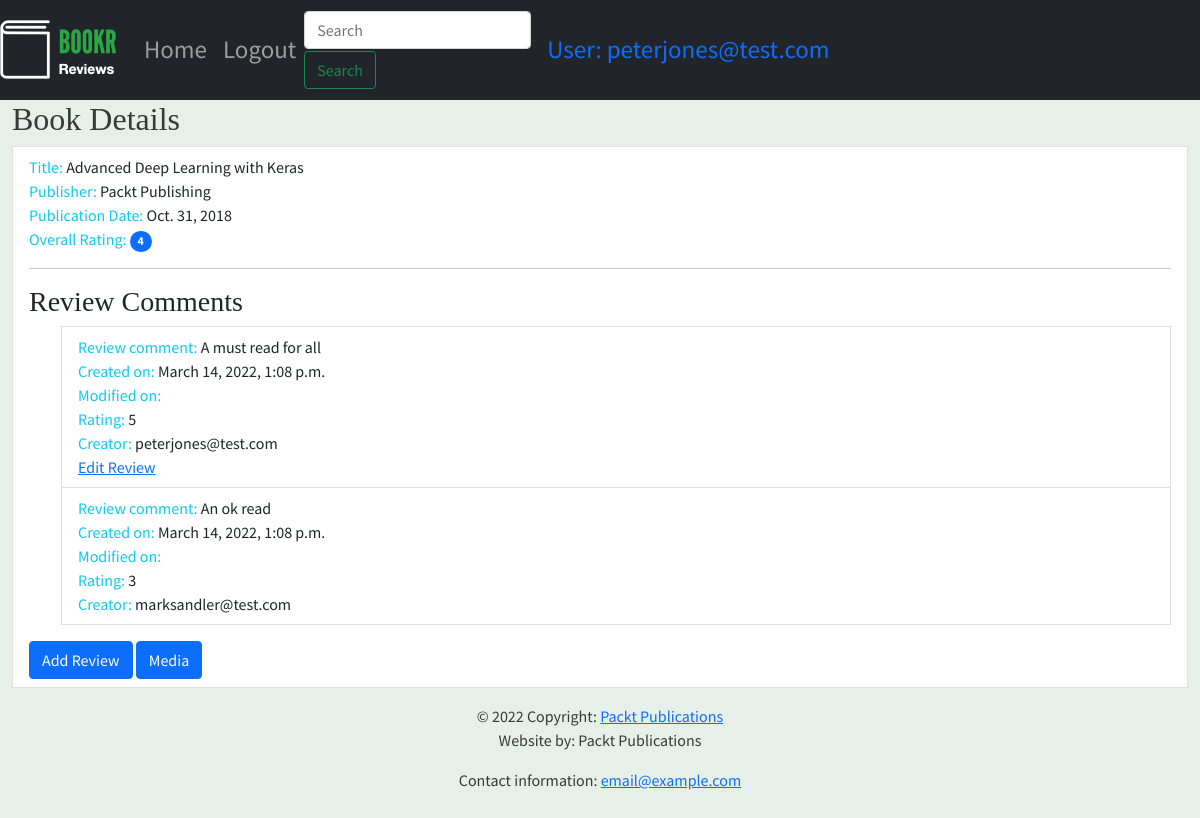
Screenshot of /books/1/ (signed in) with the database file from the repository.
### reviews/models.py (models this page shows, shortened)
class Book(models.Model):
    title = models.CharField(max_length=70,help_text="The title of the book.")
    publication_date = models.DateField(verbose_name="Date the book was published.")
    isbn = models.CharField(max_length=20, verbose_name="ISBN number of the book.")
    publisher = models.ForeignKey(Publisher, on_delete=models.CASCADE)
    contributors = models.ManyToManyField('Contributor', through="BookContributor")
    cover = models.ImageField(null=True, blank=True, upload_to="book_covers/")
    sample = models.FileField(null=True, blank=True, upload_to="book_samples/")

class Publisher(models.Model):
    name = models.CharField(max_length=50, help_text="The name of the Publisher.")
    website = models.URLField(help_text="The Publisher's website.")
    email = models.EmailField(help_text="The Publisher's email address")
    def __str__(self):
        return self.name

class Review(models.Model):
    content = models.TextField(help_text="The Review text.")
    rating = models.IntegerField(help_text="The rating the reviewer has given.")
    date_created = models.DateTimeField(auto_now_add=True,help_text="The date and time the review was created.")
    date_edited = models.DateTimeField(null=True, help_text="The date and time the review was last edited.")
    creator = models.ForeignKey(auth.get_user_model(), on_delete=models.CASCADE)
    book = models.ForeignKey(Book, on_delete=models.CASCADE, help_text="The Book that this review is for.")

### reviews/views.py (the view)
# urls.py: path('books/<int:pk>/', views.book_detail, name='book_detail'),
def book_detail(request,pk):
    book = get_object_or_404(Book,pk=pk)
    reviews = book.review_set.all()
    if reviews:
        book_rating = average_rating([review.rating for review in reviews])
        context = {"book": book, "book_rating": book_rating, "reviews": reviews}
    else:
        context = {"book": book, "book_rating": None, "reviews": None }
    if request.user.is_authenticated:
        max_viewed_books_length = 10
        viewed_books = request.session.get('viewed_books', [])
        viewed_book = [book.id, book.title]
        if viewed_book in viewed_books:
            viewed_books.pop(viewed_books.index(viewed_book))
        viewed_books.insert(0, viewed_book)
        viewed_books = viewed_books[:max_viewed_books_length]
        request.session['viewed_books'] = viewed_books
    return render(request, 'reviews/book_details.html', context)

### reviews/utils.py (called while the page is built)
def average_rating(rating_list):
    if not rating_list:
        return 0
    return round(sum(rating_list) / len(rating_list))

### reviews/templates/reviews/book_details.html (shortened to what this page needs)
{% extends 'reviews/base.html' %}
{% block content %}
    <h2>Book Details</h2>
    <li class="list-group-item">
        <span class="text-info">Title: </span> <span>{{ book.title }}</span>
        <br>
        <span class="text-info">Publisher: </span> <span>{{ book.publisher }}</span>
        <br>
        <span class="text-info">Publication Date: </span> <span>{{ book.publication_date }}</span>
        <br>
        {% if not reviews %}
            {% if user.is_authenticated %}
            <hr>
            <h3>Be the first to write a review</h3>
            {% endif %}
        {% else %}
            <span class="text-info">Overall Rating: </span><span class="badge rounded-pill bg-primary">{{ book_rating }}</span>
            <br>
            <hr>
            <h3>Review Comments</h3>
            <ul>
            {% for review in reviews %}
                    <li class="list-group-item">
                        <span class="text-info">Review comment: </span> <span>{{ review.content }}</span>
                        <br>
                        <span class="text-info">Created on: </span> <span>{{ review.date_created }}</span>
                        <br>
                        <span class="text-info">Modified on: </span>
                        <br>
                        <span class="text-info">Rating: </span> <span>{{ review.rating }}</span>
                        <br>
                        <span class="text-info">Creator: </span> <span>{{ review.creator }}</span>
                        <br>
                        {% if user.is_staff or user.id == review.creator.id %}
                        <a href="{% url 'review_edit' book.pk review.pk %}">Edit Review</a>
                        {% endif %}
                    </li>
            {% endfor %}
            </ul>
    {% endif %}
        {% if user.is_authenticated %}
        <a class="btn btn-primary" href="{% url 'review_create' book.pk %}">Add Review</a>
        <a class="btn btn-primary" href="{% url 'book_media' book.pk %}">Media </a>
        {% endif %}
{% endblock %}

### templates/base.html (shortened to what this page needs)
<!DOCTYPE html>
{% load static %}
<html lang="en">
<head>
    <link href="https://cdn.jsdelivr.net/npm/bootstrap@5.1.3/dist/css/bootstrap.min.css" rel="stylesheet">
    <link rel="stylesheet" href="https://cdnjs.cloudflare.com/ajax/libs/font-awesome/4.7.0/css/font-awesome.min.css">
    <link rel="stylesheet" href="{% static 'main.css' %}">
</head>
<body>
    <nav class="navbar navbar-expand-sm navbar-dark bg-dark sticky-top">
        <a class="navbar-brand" href="/"> {% block brand %}<img src="{% static 'logo.png' %}">{% endblock %}</a>
        <div class="collapse navbar-collapse" id="navbarSupportContent">
            <ul class="navbar-nav mr-auto">
                <li class="nav-item active">
                    <a class="nav-link" href="/books/">Home <span class="sr-only">(current)</span></a>
                </li>
                {% if user.is_authenticated %}
                <li class="nav-item">
                    <a class="nav-link" href="/accounts/logout">Logout</a>
                </li>
                {% else %}
                <li class="nav-item">
                    <a class="nav-link" href="/accounts/login">Login</a>
                </li>
                {% endif %}
            </ul>
            <form action="{% url 'book_search' %}" class="form-inline my-2 my-lg-0">
                <input class="form-control mr-sm-2" type="search" placeholder="Search" aria-label="Search" name="search" value="{{ search_text }}" minlength="3">
                <button class="btn btn-outline-success my-2 my-sm-0" type="submit">Search</button>
            </form>
            {% if user.is_authenticated %}
            <a class="nav-link" href="/accounts/profile">User: {{ user.username }}</a>
            {% endif %}
        </div>
    </nav>
    <div class="container-fluid">
        {% block content %}{% endblock %} </div>
<footer class="page-footer font-small blue">
    <div class="footer-copyright text-center py-3">© 2022 Copyright:
        <a href="https://packtpub.com">Packt Publications</a>
        <p>Website by: Packt Publications</p>
        <p>Contact information: <a href="mailto:email@example.com">email@example.com</a></p>
    </div>
</footer>
</body>
</html>

### static/main.css (style rules this page uses)
.navbar { min-height: 100px; font-size: 25px; }
.navbar-brand { font-size: 25px; }
body { font-family: "Source Sans Pro", sans-serif; background-color: #e6efe8; color: #393939 }
h1,h2,h3,h4,h5,h6 { font-family: 'Libre Baskerville', serif; }

### rows the page displays
Book: title "Advanced Deep Learning with Keras", publisher "Packt Publishing", publication_date "Oct. 31, 2018"
Review: content "A must read for all", date_created "March 14, 2022, 1:08 p.m.", rating "5", creator "peterjones@test.com", shows "Edit Review"
Review: content "An ok read", date_created "March 14, 2022, 1:08 p.m.", rating "3", creator "marksandler@test.com"

### other values shown
{{ user.username }} "peterjones@test.com"
{{ book_rating }} "4"
